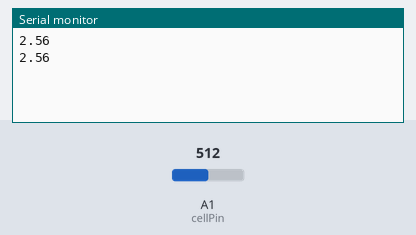
This sketch was run on a simulated Arduino Uno, built with avr-gcc and run on an emulated ATmega328P. Parts: the last lines printed to the serial monitor. The inputs (shaded band) are chosen by the test bench; at power-on: A1 (cellPin) = 512.

Above: at 1.8 s.
1.9 s: A1 (cellPin) set to 716
At 2.5 s:
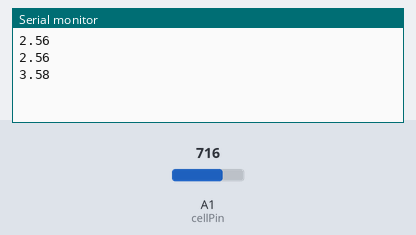
3.4 s: A1 (cellPin) set to 900
At 4.8 s:
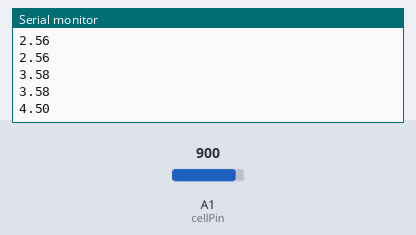
Timing chart, 0 to 6.4 s (numbered marks = the images above; inputs shaded):
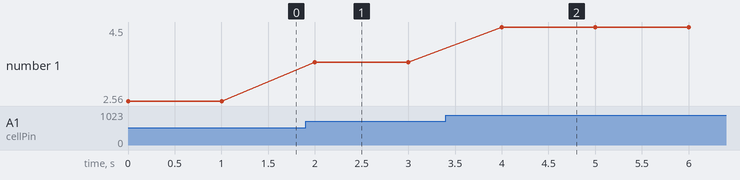

The sketch:

VoltageMeter.ino
```cpp
// (licence header left out)
#define cellPin A1 // <1>

const float mvc = 2.5; // This is a correction constant

float counts = 0;
float mv = 0;

void setup() {
    Serial.begin(115200); // <2>
}

void loop() {
    counts = analogRead(cellPin);     // <3>
    mv = ((counts * mvc) / 1000) * 2; // <4>
    Serial.println(String(mv));       // <5>
    delay(1000);                      // <6>
}
```

Measured:
- after the input at 1.9 s, the serial monitor: prints a new line after 0.10 s (image 1)
- after the input at 3.4 s, the serial monitor: prints a new line after 0.60 s (image 2)
- plotted number 1: 2.56 → 3.58 after the input at 1.9 s, 3.58 → 4.5 after the input at 3.4 s
